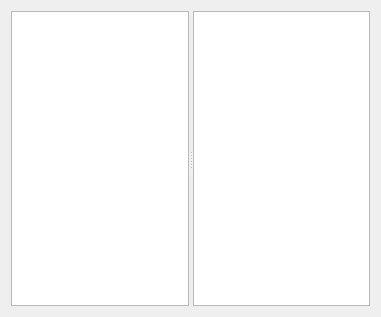
<?xml version="1.0" encoding="UTF-8"?>
<ui version="4.0">
 <class>LReportPropertyPageText</class>
 <widget class="QWidget" name="LReportPropertyPageText">
  <property name="geometry">
   <rect>
    <x>0</x>
    <y>0</y>
    <width>381</width>
    <height>317</height>
   </rect>
  </property>
  <property name="windowTitle">
   <string>Form</string>
  </property>
  <layout class="QVBoxLayout" name="verticalLayout">
   <item>
    <widget class="QSplitter" name="splitter">
     <property name="orientation">
      <enum>Qt::Horizontal</enum>
     </property>
     <widget class="QTextEdit" name="textEdit"/>
     <widget class="Leaf::ModelTreeView" name="treeView">
      <attribute name="headerDefaultSectionSize">
       <number>38</number>
      </attribute>
     </widget>
    </widget>
   </item>
  </layout>
 </widget>
 <customwidgets>
  <customwidget>
   <class>Leaf::ModelTreeView</class>
   <extends>QTreeView</extends>
   <header>modeltreeview.h</header>
  </customwidget>
 </customwidgets>
 <resources/>
 <connections/>
</ui>
